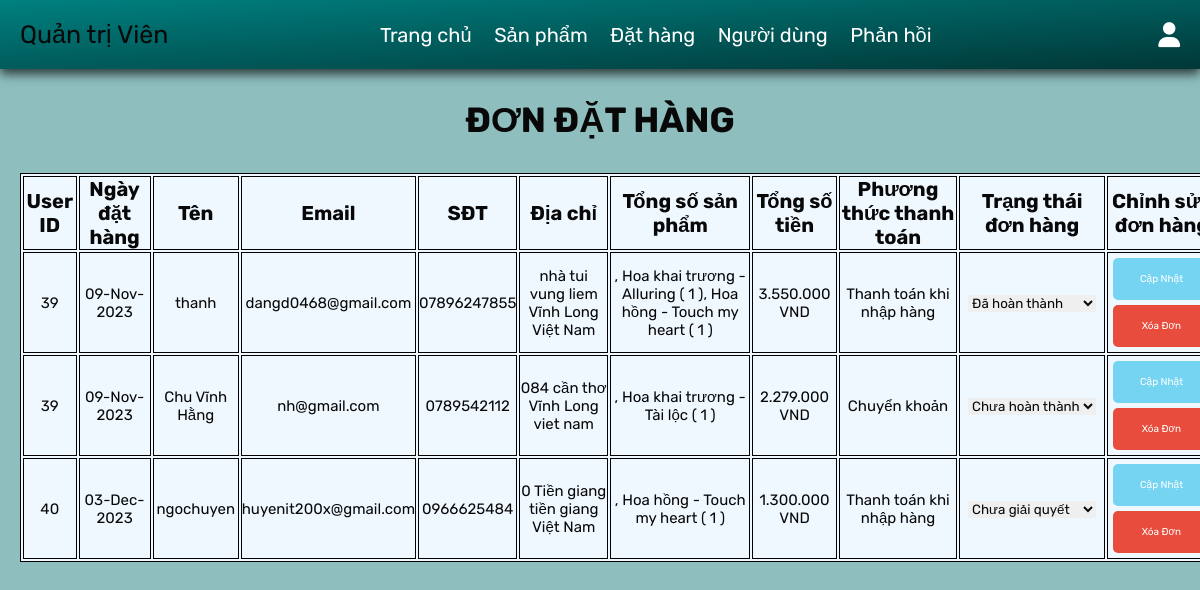
The app's page /admin_orders.php (signed in) with its own data.
### tables this page shows
CREATE TABLE `orders` (
  `id` int(100) NOT NULL,
  `user_id` int(100) NOT NULL,
  `name` varchar(100) NOT NULL,
  `number` varchar(12) NOT NULL,
  `email` varchar(100) NOT NULL,
  `method` varchar(50) NOT NULL,
  `address` varchar(500) NOT NULL,
  `total_products` varchar(1000) NOT NULL,
  `total_price` int(100) NOT NULL,
  `placed_on` varchar(50) NOT NULL,
  `payment_status` varchar(20) NOT NULL DEFAULT 'pending'
);

### admin_orders.php (the view, shortened to what this page needs)
<?php
@include 'config.php';
?>
<!DOCTYPE html>
<html lang="en">
<head>
   <link rel="stylesheet" href="https://cdnjs.cloudflare.com/ajax/libs/font-awesome/6.1.1/css/all.min.css">
   <link rel="stylesheet" href="css/admin_style.css">
   <link rel="stylesheet" href="css/table.css">
   <link rel="stylesheet" href="css/quangcao.css">
</head>
<body>
<?php include 'admin_header.php'; ?>
<section class="placed-orders">
   <h1 class="title">Đơn đặt hàng</h1>
   <div class="box-containers">
      <table>
         <tr>
            <th>User ID</th>
            <th>Ngày đặt hàng</th>
            <th>Tên</th>
            <th>Email</th>
            <th>SĐT</th>
            <th>Địa chỉ</th>
            <th>Tổng số sản phẩm</th>
            <th>Tổng số tiền</th>
            <th>Phương thức thanh toán</th>
            <th>Trạng thái đơn hàng</th>
            <th>Chỉnh sửa đơn hàng</th>
         </tr>
         <br>
         <?php
         $select_orders = $conn->prepare("SELECT * FROM `orders`");
         $select_orders->execute();
         if($select_orders->rowCount() > 0){
            while($fetch_orders = $select_orders->fetch(PDO::FETCH_ASSOC)){
         ?>
         <tr>
                        <td><p><span><?= $fetch_orders['user_id']; ?></span> </p></td>
                        <td><p><span><?= $fetch_orders['placed_on']; ?></span> </p></td>
                        <td><p><span><?= $fetch_orders['name']; ?></span> </p></td>
                        <td><p><span><?= $fetch_orders['email']; ?></span> </p></td>
                        <td><p><span><?= $fetch_orders['number']; ?></span> </p></td>
                        <td><p><span><?= $fetch_orders['address']; ?></span> </p></td>
                        <td><p><span><?= $fetch_orders['total_products']; ?></span> </p></td>
                        <td><p><span><?= number_format($fetch_orders['total_price'], 0, ',', '.'); ?> VND</span></p></td>
                        <td><p><span><?= $fetch_orders['method']; ?></span> </p></td>
                        <form action="" method="POST">
                        <td><select name="update_payment" class="drop-down">
                        <option value="" selected disabled><?= $fetch_orders['payment_status'] == 'pending' ? 'Chưa giải quyết' : $fetch_orders['payment_status']; ?></option>
                        </select></td>
                        <td><div class="flex-btns">
                           <input type="submit" name="update_order" class="option-btn" value="Cập nhật">
                           <a href="admin_orders.php?delete=<?= $fetch_orders['id']; ?>" class="delete-btn" onclick="return confirm('Bạn muốn xóa đơn hàng này?');">Xóa đơn</a>
                        </div></td>
                     </form>
      <?php
         }
      }else{
         echo '<p class="empty">Bạn không có đơn hàng nào!</p>';
      }
      ?>
</tr>
  </table>
   </div>
</section>
</body>
</html>

### css/table.css (style rules this page uses)
table, th, td { border: 1px solid black; font-size: 15px; }
table, span { text-align: center; }
table { background-color: aliceblue; width: 1200px; height: 200px; }
table tr th { font-size: 20px; }
.flex-btns .delete-btn, .option-btn { display: block; width: 90%; margin: 0.5rem; border-radius: 0.5rem; color: var(--white); font-size: 1rem; padding: 1.5rem 1.5rem; text-transform: capitalize; cursor: pointer; text-align: center; }

### css/quangcao.css (style rules this page uses)
body { margin: 0px; background-color: #64a5a5b8; }

### css/components.css (style rules this page uses)
:root { --green: #00f365; --orange: #74d4f2; --red: #e74c3c; --black: #080808; --blue: #3124e6; --light-color: #dc1b1b; --white: #fff; --light-bg: #f6f6f6; --border: 0.2rem solid var(--black); --box-shadow: 0 0.5rem 1rem rgba(0, 0, 0, 0.7); }
* { font-family: "Rubik", sans-serif; margin: 0; padding: 0; box-sizing: border-box; outline: none; border: none; text-decoration: none; color: var(--black); }
body { background-color: var(--light-bg); }
html { font-size: 62.5%; overflow-x: hidden; scroll-behavior: smooth; scroll-padding-top: 6.5rem; }
section { padding: 3rem 2rem; max-width: 1200px; margin: 0 auto; }
.btn, .delete-btn, .option-btn { display: block; width: 100%; margin-top: 1rem; border-radius: 0.5rem; color: var(--white); font-size: 2rem; padding: 1.3rem 3rem; text-transform: capitalize; cursor: pointer; text-align: center; }
.delete-btn { background-color: var(--red); }
.option-btn { background-color: var(--orange); }
.title { text-align: center; margin-bottom: 2rem; text-transform: uppercase; color: var(--black); font-size: 3.5rem; }

### records on screen
orders: user "39", placed_on "09-Nov-2023", name "thanh", email "dangd0468@gmail.com", number "07896247855", address "nhà tui vung liem Vĩnh Long Việt Nam", total_products ", Hoa khai trương - Alluring ( 1 ), Hoa hồng - Touch my heart ( 1 )", total_price "3.550.000", method "Thanh toán khi nhập hàng", update_payment "Đã hoàn thành"
orders: user "39", placed_on "09-Nov-2023", name "Chu Vĩnh Hằng", email "nh@gmail.com", number "0789542112", address "084 cần thơ Vĩnh Long viet nam", total_products ", Hoa khai trương - Tài lộc ( 1 )", total_price "2.279.000", method "Chuyển khoản", update_payment "Chưa hoàn thành"
orders: user "40", placed_on "03-Dec-2023", name "ngochuyen", email "huyenit200x@gmail.com", number "0966625484", address "0 Tiền giang tiền giang Việt Nam", total_products ", Hoa hồng - Touch my heart ( 1 )", total_price "1.300.000", method "Thanh toán khi nhập hàng"
